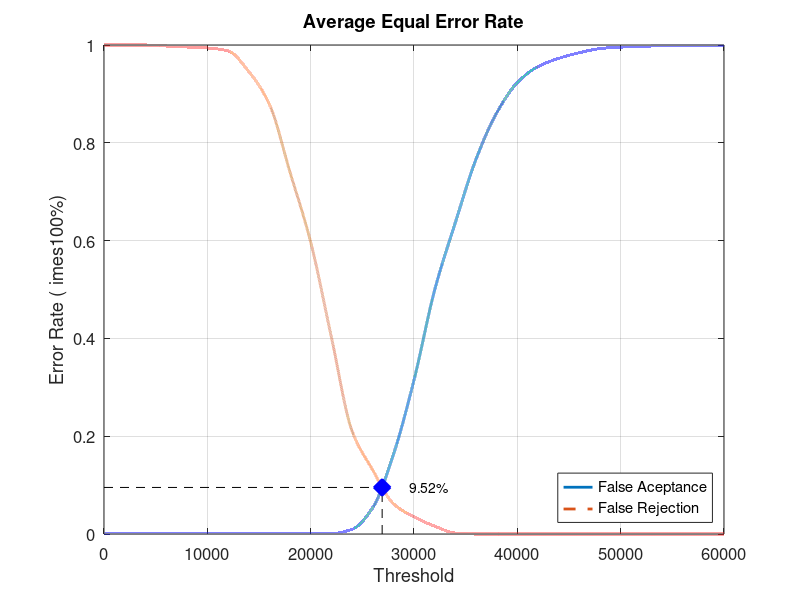
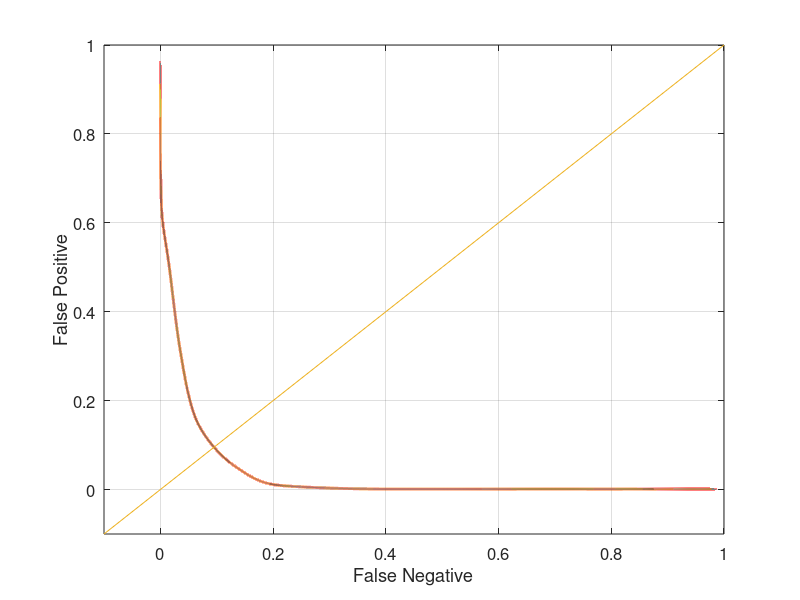

Recreate these plots in MATLAB, in order.
function yEER = Database1Average()
%close all;
%clear;
%clc;
x = 0:2000:60000;
xq = 0:0.5:60000;

y0 = [0 0.00105263 0.00105263 0.00105263 0.00105263 0.00105263 0.00105263 0.00105263 0.00105263 0.00105263 0.00105263 0.00105263 0.00947368 0.0536842 0.162105 0.314737 0.498947 0.636842 0.766316 0.861053 0.923158 0.955789 0.972632 0.98421 0.992632 0.99579 0.996842 0.998947 0.998947 0.998947 1]
yy0 = interp1(x, y0, xq, 'pchip');
y1 = [1 1 1 0.998 0.996 0.994 0.988 0.946 0.879 0.74 0.597 0.403 0.211 0.131 0.062 0.035 0.016 0.002 0 0 0 0 0 0 0 0 0 0 0 0 0]
yy1 = interp1(x, y1, xq, 'pchip');

% Calculating EER: 
y2 = abs(y0 - y1);
find(y2 == min(y2))
yy2 = abs(yy0 - yy1);
xEER = find(yy2 == min(yy2));
xEERIndex = xq(xEER) % X-axis EER
yEER = yy0(xEER) % Y-axis EER

main = figure
plot(xq, yy0,'-','LineWidth', 2);	hold on
plot(xq, yy1,'--','LineWidth', 2);	hold on
plot([xEERIndex xEERIndex], [0 yEER], 'k--');	hold on
plot([0 xEERIndex], [yEER yEER], 'k--');	hold on
plot(xEERIndex, yEER, 'bx', 'LineWidth', 10);	hold on
text(xEERIndex + 10 * xEERIndex / 100, yEER, [num2str(round((10000 * yEER)) / 100) '%'])
legend('False Aceptance', 'False Rejection', 'Location', 'SouthEast')
xlabel('Threshold')
ylabel('Error Rate (	imes100%)')
title('Average Equal Error Rate')
set(gca, 'FontSize', 12)
axis([0 60000 0 1])
grid on

print(main, 'Database1AverageMain', '-dpng');
FNRxFPR = figure('Color', [1 1 1]);
plot(yy1, yy0, '-', yy1, yy0, 'LineWidth', 2);
hold on
y = -0.1:0.1:1
plot(y, y); 
set(gca, 'FontSize', 12)
xlabel('False Negative')
ylabel('False Positive')
axis([-0.1 1 -0.1 1])
set(gca, 'FontSize', 12)
grid on

print(FNRxFPR, 'Database1AverageFNRxFPR','-dpng');
end
